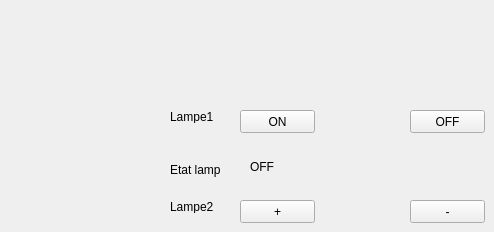
    <widget class="QWidget" name="tab_9">
     <attribute name="title">
      <string>Arduino</string>
     </attribute>
     <widget class="QLabel" name="label_19">
      <property name="geometry">
       <rect>
        <x>170</x>
        <y>160</y>
        <width>51</width>
        <height>20</height>
       </rect>
      </property>
      <property name="text">
       <string>Etat lampe</string>
      </property>
     </widget>
     <widget class="QLabel" name="label_20">
      <property name="geometry">
       <rect>
        <x>170</x>
        <y>110</y>
        <width>47</width>
        <height>13</height>
       </rect>
      </property>
      <property name="text">
       <string>Lampe1</string>
      </property>
     </widget>
     <widget class="QPushButton" name="ON_button">
      <property name="geometry">
       <rect>
        <x>240</x>
        <y>110</y>
        <width>75</width>
        <height>23</height>
       </rect>
      </property>
      <property name="text">
       <string>ON</string>
      </property>
     </widget>
     <widget class="QPushButton" name="Plus_Button">
      <property name="geometry">
       <rect>
        <x>240</x>
        <y>200</y>
        <width>75</width>
        <height>23</height>
       </rect>
      </property>
      <property name="text">
       <string>+</string>
      </property>
     </widget>
     <widget class="QLabel" name="label_21">
      <property name="geometry">
       <rect>
        <x>250</x>
        <y>160</y>
        <width>47</width>
        <height>13</height>
       </rect>
      </property>
      <property name="text">
       <string>OFF</string>
      </property>
     </widget>
     <widget class="QPushButton" name="Minus_Button">
      <property name="geometry">
       <rect>
        <x>410</x>
        <y>200</y>
        <width>75</width>
        <height>23</height>
       </rect>
      </property>
      <property name="text">
       <string>-</string>
      </property>
     </widget>
     <widget class="QLabel" name="label_22">
      <property name="geometry">
       <rect>
        <x>170</x>
        <y>200</y>
        <width>47</width>
        <height>13</height>
       </rect>
      </property>
      <property name="text">
       <string>Lampe2</string>
      </property>
     </widget>
     <widget class="QPushButton" name="OFF_Button">
      <property name="geometry">
       <rect>
        <x>410</x>
        <y>110</y>
        <width>75</width>
        <height>23</height>
       </rect>
      </property>
      <property name="text">
       <string>OFF</string>
      </property>
     </widget>
    </widget>
